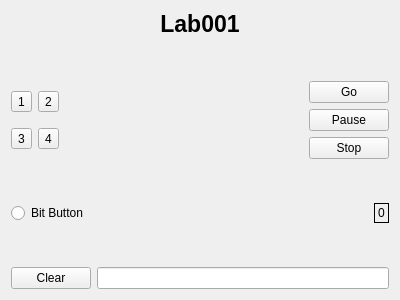
<?xml version="1.0" encoding="UTF-8"?>
<ui version="4.0">
 <class>Widget</class>
 <widget class="QWidget" name="Widget">
  <property name="geometry">
   <rect>
    <x>0</x>
    <y>0</y>
    <width>400</width>
    <height>300</height>
   </rect>
  </property>
  <property name="windowTitle">
   <string>Widget</string>
  </property>
  <layout class="QVBoxLayout" name="verticalLayout_4">
   <item>
    <widget class="QLabel" name="label">
     <property name="font">
      <font>
       <pointsize>17</pointsize>
       <weight>75</weight>
       <bold>true</bold>
      </font>
     </property>
     <property name="text">
      <string>Lab001</string>
     </property>
     <property name="alignment">
      <set>Qt::AlignCenter</set>
     </property>
    </widget>
   </item>
   <item>
    <spacer name="verticalSpacer">
     <property name="orientation">
      <enum>Qt::Vertical</enum>
     </property>
     <property name="sizeHint" stdset="0">
      <size>
       <width>20</width>
       <height>24</height>
      </size>
     </property>
    </spacer>
   </item>
   <item>
    <layout class="QHBoxLayout" name="horizontalLayout_2">
     <item>
      <layout class="QHBoxLayout" name="horizontalLayout">
       <item>
        <layout class="QVBoxLayout" name="verticalLayout">
         <item>
          <widget class="QToolButton" name="toolButton">
           <property name="text">
            <string>1</string>
           </property>
          </widget>
         </item>
         <item>
          <widget class="QToolButton" name="toolButton_3">
           <property name="text">
            <string>3</string>
           </property>
          </widget>
         </item>
        </layout>
       </item>
       <item>
        <layout class="QVBoxLayout" name="verticalLayout_2">
         <item>
          <widget class="QToolButton" name="toolButton_2">
           <property name="text">
            <string>2</string>
           </property>
          </widget>
         </item>
         <item>
          <widget class="QToolButton" name="toolButton_4">
           <property name="text">
            <string>4</string>
           </property>
          </widget>
         </item>
        </layout>
       </item>
      </layout>
     </item>
     <item>
      <spacer name="horizontalSpacer">
       <property name="orientation">
        <enum>Qt::Horizontal</enum>
       </property>
       <property name="sizeHint" stdset="0">
        <size>
         <width>40</width>
         <height>20</height>
        </size>
       </property>
      </spacer>
     </item>
     <item>
      <layout class="QVBoxLayout" name="verticalLayout_3">
       <item>
        <widget class="QPushButton" name="goButton">
         <property name="text">
          <string>Go</string>
         </property>
        </widget>
       </item>
       <item>
        <widget class="QPushButton" name="pauseButton">
         <property name="text">
          <string>Pause</string>
         </property>
        </widget>
       </item>
       <item>
        <widget class="QPushButton" name="stopButton">
         <property name="text">
          <string>Stop</string>
         </property>
        </widget>
       </item>
      </layout>
     </item>
    </layout>
   </item>
   <item>
    <spacer name="verticalSpacer_2">
     <property name="orientation">
      <enum>Qt::Vertical</enum>
     </property>
     <property name="sizeHint" stdset="0">
      <size>
       <width>20</width>
       <height>28</height>
      </size>
     </property>
    </spacer>
   </item>
   <item>
    <layout class="QHBoxLayout" name="horizontalLayout_3">
     <item>
      <widget class="QRadioButton" name="bitButton">
       <property name="text">
        <string>Bit Button</string>
       </property>
      </widget>
     </item>
     <item>
      <spacer name="horizontalSpacer_2">
       <property name="orientation">
        <enum>Qt::Horizontal</enum>
       </property>
       <property name="sizeHint" stdset="0">
        <size>
         <width>40</width>
         <height>20</height>
        </size>
       </property>
      </spacer>
     </item>
     <item>
      <widget class="QLabel" name="bitLabel">
       <property name="frameShape">
        <enum>QFrame::Box</enum>
       </property>
       <property name="text">
        <string>0</string>
       </property>
      </widget>
     </item>
    </layout>
   </item>
   <item>
    <spacer name="verticalSpacer_3">
     <property name="orientation">
      <enum>Qt::Vertical</enum>
     </property>
     <property name="sizeHint" stdset="0">
      <size>
       <width>20</width>
       <height>24</height>
      </size>
     </property>
    </spacer>
   </item>
   <item>
    <layout class="QHBoxLayout" name="horizontalLayout_4">
     <item>
      <widget class="QPushButton" name="clearButton">
       <property name="text">
        <string>Clear</string>
       </property>
      </widget>
     </item>
     <item>
      <widget class="QLineEdit" name="lineEdit"/>
     </item>
    </layout>
   </item>
  </layout>
 </widget>
 <layoutdefault spacing="6" margin="11"/>
 <resources/>
 <connections/>
</ui>
